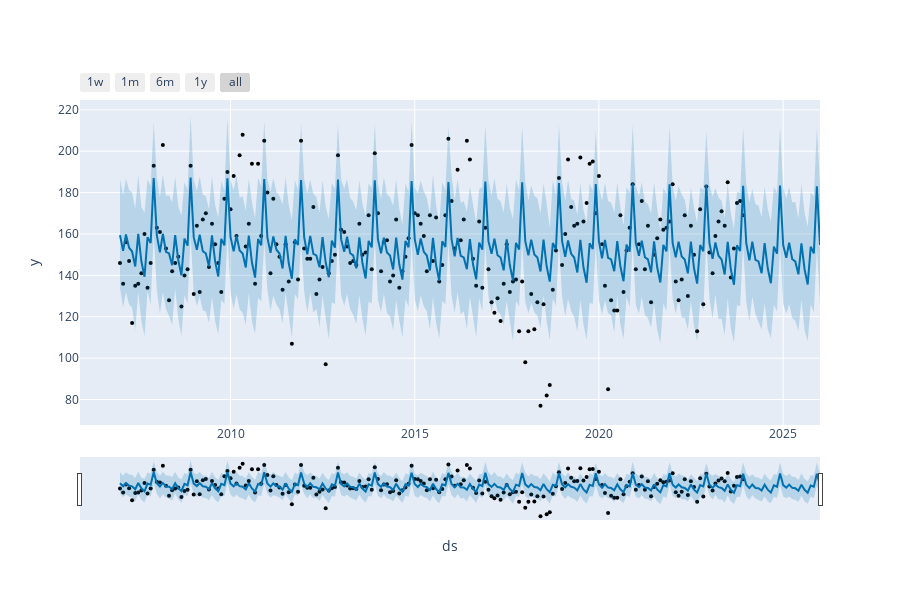

The notebook cell saved with this chart:
### Code cell
from prophet.plot import plot_plotly, plot_components_plotly

plot_plotly(m, forecast)

### Figure 1 — Plotly figure (JSON) as saved in the notebook; plotly's stock layout.template omitted (floating-point values rounded to 4 significant figures; data arrays with more than 128 entries replaced by an {"elided": "..."} marker saying what was removed)
{"data": [{"marker": {"color": "black", "size": 4}, "mode": "markers", "name": "Actual", "type": "scatter", "x": {"elided": "204 str values"}, "y": {"elided": "204 int values"}}, {"hoverinfo": "skip", "line": {"width": 0}, "mode": "lines", "type": "scatter", "x": {"elided": "229 str values"}, "y": {"elided": "229 float values"}}, {"fill": "tonexty", "fillcolor": "rgba(0, 114, 178, 0.2)", "line": {"color": "#0072B2", "width": 2}, "mode": "lines", "name": "Predicted", "type": "scatter", "x": {"elided": "229 str values"}, "y": {"elided": "229 float values"}}, {"fill": "tonexty", "fillcolor": "rgba(0, 114, 178, 0.2)", "hoverinfo": "skip", "line": {"width": 0}, "mode": "lines", "type": "scatter", "x": {"elided": "229 str values"}, "y": {"elided": "229 float values"}}], "layout": {"height": 600, "showlegend": false, "width": 900, "xaxis": {"rangeselector": {"buttons": [{"count": 7, "label": "1w", "step": "day", "stepmode": "backward"}, {"count": 1, "label": "1m", "step": "month", "stepmode": "backward"}, {"count": 6, "label": "6m", "step": "month", "stepmode": "backward"}, {"count": 1, "label": "1y", "step": "year", "stepmode": "backward"}, {"step": "all"}]}, "rangeslider": {"visible": true}, "title": {"text": "ds"}, "type": "date"}, "yaxis": {"title": {"text": "y"}}}}
